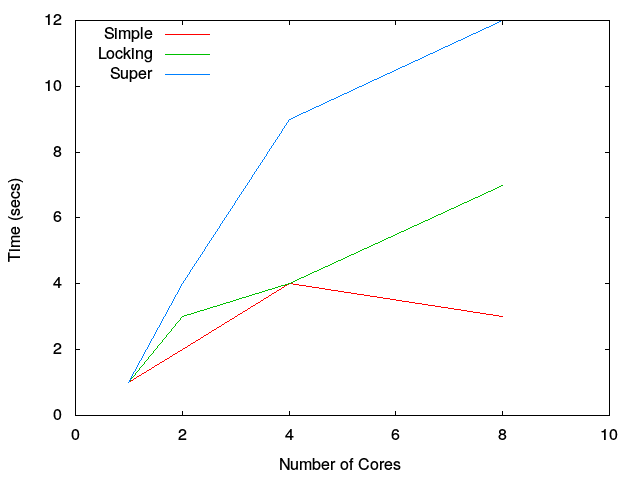

Recreate this plot in gnuplot.
set terminal png
set output 'linegraph.png'
set xrange[0:10]
set xlabel "Number of Cores"
set ylabel "Time (secs)"
set yrange[0:]
set key left top
plot "gnuplot.dat" using 1:2 title 'Simple' with lines,\
     "gnuplot.dat" using 1:3 title 'Locking' with lines,\
     "gnuplot.dat" using 1:4 title 'Super' with lines
